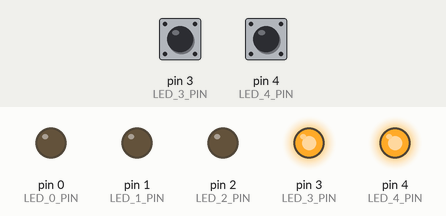
A sketch run on a simulated Arduino Nano, built with avr-gcc and run on an emulated ATmega328P. Shown: output pins drawn as LEDs (lit = HIGH). Dashed ring = blinking. The inputs (shaded band) are chosen by the test bench; at power-on: pin 3 (LED_3_PIN) LOW, pin 4 (LED_4_PIN) LOW. Random numbers use the default seed unless the sketch sets one.

Above: at 1.2 s.
1.3 s: pin 3 (LED_3_PIN) pulsed HIGH 5 times (0.12 s each, 0.3 s apart)
At 2.5 s:
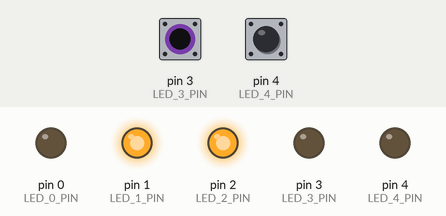
4.7 s: pin 4 (LED_4_PIN) pulsed HIGH 2 times (0.12 s each, 0.3 s apart)
At 5.97 s:
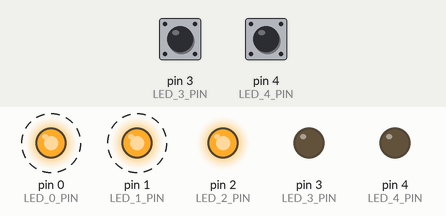
Timing chart, 0 to 14.3 s (numbered marks = the images above; inputs shaded):
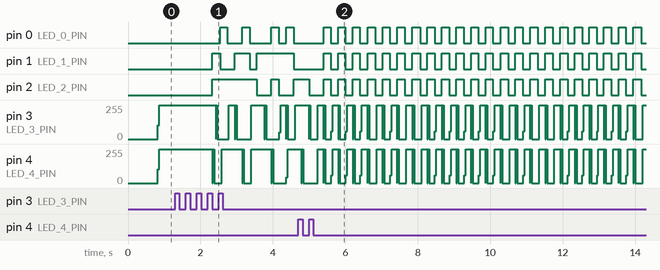

Measured:
- by itself, pin 0 (LED_0_PIN), pin 1 (LED_1_PIN): alternates HIGH for 0.20 s and LOW for 0.20 s
- by itself, pin 2 (LED_2_PIN): repeats every 0.40 s: HIGH 0.20 s, LOW 0.20 s

The sketch:

multiblink.ino
```cpp
// multiblink.ino - sketch to blink 5 LEDs randomly (multiple modes and speeds)
// https://github.com/SpenceKonde/ATTinyCore


// === led ========================================


#define LED_0       1
#define LED_1       2
#define LED_2       4
#define LED_3       8
#define LED_4      16
#define LED_ALL    31


#if 0 // Nano
  #define LED_0_PIN   2
  #define LED_1_PIN   3
  #define LED_2_PIN   4
  #define LED_3_PIN   5
  #define LED_4_PIN   6
#endif
#if 1 // ATtiny
  #define LED_0_PIN   0
  #define LED_1_PIN   1
  #define LED_2_PIN   2
  #define LED_3_PIN   3
  #define LED_4_PIN   4
#endif


void led_init() {
  pinMode( LED_0_PIN, OUTPUT );
  pinMode( LED_1_PIN, OUTPUT );
  pinMode( LED_2_PIN, OUTPUT );
  pinMode( LED_3_PIN, OUTPUT );
  pinMode( LED_4_PIN, OUTPUT );
}


void led_set(uint8_t leds ) {
  digitalWrite( LED_0_PIN, (leds&0x01)==0 );
  digitalWrite( LED_1_PIN, (leds&0x02)==0 );
  digitalWrite( LED_2_PIN, (leds&0x04)==0 );
  digitalWrite( LED_3_PIN, (leds&0x08)==0 );
  digitalWrite( LED_4_PIN, (leds&0x10)==0 );

}


// === but ========================================


#define BUT_0       1
#define BUT_1       2
#define BUT_ALL     3


#define BUT_0_PIN   LED_3_PIN
#define BUT_1_PIN   LED_4_PIN


// Call but_scan() in every loop
uint8_t  but_prv;  // button state in previous call to but_scan()
uint8_t  but_cur;  // button state in current call to but_scan()


void but_scan() {
  but_prv = but_cur;
  but_cur = 0;

  // BUT_0 is shared with a LED, so we temporarily steal the pin, but set it back
  uint8_t restore0=digitalRead(BUT_0_PIN);
  pinMode(BUT_0_PIN, INPUT_PULLUP);
    if( digitalRead(BUT_0_PIN)==0 ) but_cur |= BUT_0; // Low-active
  pinMode(BUT_0_PIN, OUTPUT);
  digitalWrite(BUT_0_PIN,restore0);

  // BUT_1 is shared with a LED, so we temporarily steal the pin, but set it back
  uint8_t restore1=digitalRead(BUT_1_PIN);
  pinMode(BUT_1_PIN, INPUT_PULLUP);
    if( digitalRead(BUT_1_PIN)==0 ) but_cur |= BUT_1; // Low-active
  pinMode(BUT_1_PIN, OUTPUT);
  digitalWrite(BUT_1_PIN,restore1);
}


void but_init() {
  // The buttons pins are shared with the LEDs', so we set the input mode during readout only
  but_scan();
  but_scan();
}


uint8_t but_wentdown(uint8_t buts) {
  return (but_prv^but_cur) & but_cur & buts;
}


// === mode ===========================================


#define MODE_ALL       0
#define MODE_HALF      1
#define MODE_BIN       2
#define MODE_WALK1     3
#define MODE_WALK2     4
#define MODE_FILL      5
#define MODE_RND       6
#define MODE_RNDMED    7
#define MODE_COUNT     8


// Which animation mode, wich substate, and how long for one animation step
uint8_t mode = MODE_RNDMED;
uint8_t state = 0;
uint8_t wait100ms = 8;


#if 0 // 1 for Serial support
  #warning Compiled with serial support
  const char * mode_names[MODE_COUNT]={"all","half","bin","walk1","walk2","fill","rnd","rndmed"};
  void print_mode() {
    Serial.print("mode="); Serial.print(mode); Serial.print("="); Serial.print(mode_names[mode]);
    Serial.print("  wait100ms="); Serial.println(wait100ms);
  }
  void print_init() {
    Serial.begin(115200);
    Serial.println("\n\n");
    Serial.println("Welcome to multiblink");
  }
#else
  #warning Compiled without serial support
  #define print_mode() (void)0
  #define print_init() (void)0
#endif


const uint8_t popcount[32]={0,1,1,2,1,2,2,3,1,2,2,3,2,3,3,4,1,2,2,3,2,3,3,4,2,3,3,4,3,4,4,5};


// === main ====================================================


uint32_t last_step;
void setup() {
  print_init();
  led_init();
  last_step = millis();
  print_mode();
}


void loop() {

  but_scan();
  delay(10); // debounce
  if( but_wentdown(BUT_0) ) {
    wait100ms = wait100ms*2;
    if( wait100ms>64 ) wait100ms=1;
    print_mode();
  }
  if( but_wentdown(BUT_1) ) {
    mode = (mode+1) % MODE_COUNT;
    print_mode();
  }

  if( millis()-last_step > 100*wait100ms ) {
    // Next animation step
    static uint8_t mask;
    uint8_t rev;

    switch( mode ) {

    case MODE_ALL:
      state = (state+1)%2; // Next step, but also clip for current mode
      mask = LED_ALL;
      rev = state;
      led_set( rev ? ~mask : mask );
      break;

    case MODE_HALF:
      state = (state+1)%2;
      mask = LED_3+LED_4;
      rev = state;
      led_set( rev ? ~mask : mask );
      break;

    case MODE_BIN:
      state = (state+1)%32;
      mask = state;
      led_set( mask );
      break;

    case MODE_WALK1:
      state = (state+1)%5;
      mask = 1<<state;
      led_set( mask );
      break;

    case MODE_WALK2:
      state = (state+1)%5;
      mask = 1<<state;
      mask |= 1<<((state+1)%5);
      led_set( mask );
      break;

    case MODE_FILL:
      state = (state+1)%10;
      mask = state % 5;
      rev = state / 5;
      mask = (1<<mask) - 1;
      led_set( rev ? 31-mask : mask);
      break;

    case MODE_RND:
      state = random(0,32);
      if( state==mask ) state = (state+1)%32; // no duplicates
      mask = state;
      led_set( mask );
      break;

    case MODE_RNDMED:
      state = random(0,32);
      while( popcount[state]<2 || popcount[state]>3 || state==mask ) state = (state+1)%32;
      mask = state;
      led_set( mask );
      break;

    }
    last_step = millis();
  }

}
```
